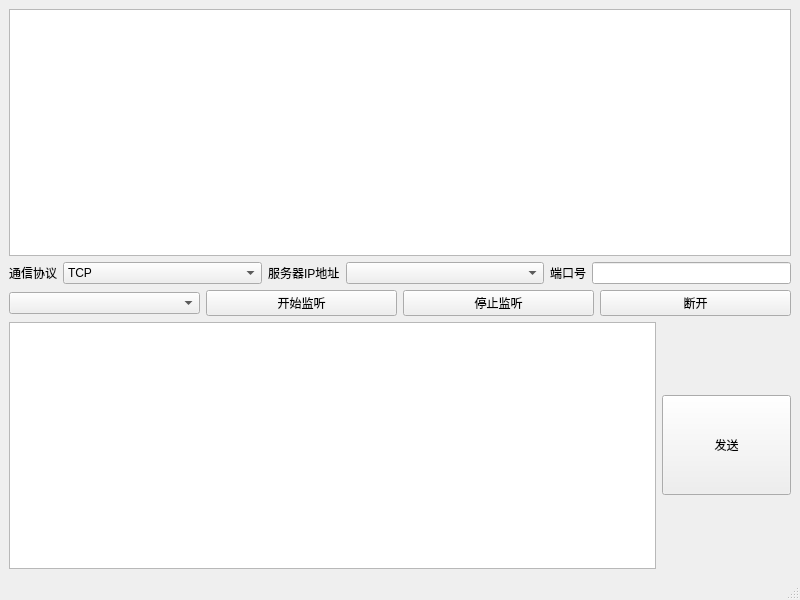
<?xml version="1.0" encoding="UTF-8"?>
<ui version="4.0">
 <class>MainWindow</class>
 <widget class="QMainWindow" name="MainWindow">
  <property name="geometry">
   <rect>
    <x>0</x>
    <y>0</y>
    <width>800</width>
    <height>600</height>
   </rect>
  </property>
  <property name="windowTitle">
   <string>网络调试助手</string>
  </property>
  <widget class="QWidget" name="centralwidget">
   <layout class="QVBoxLayout" name="verticalLayout_2">
    <item>
     <layout class="QVBoxLayout" name="verticalLayout">
      <item>
       <widget class="QTextEdit" name="ServertextEdit"/>
      </item>
      <item>
       <layout class="QHBoxLayout" name="horizontalLayout_2" stretch="0,1,0,1,0,1">
        <item>
         <widget class="QLabel" name="label_1">
          <property name="text">
           <string>通信协议</string>
          </property>
         </widget>
        </item>
        <item>
         <widget class="QComboBox" name="comboBoxTcp">
          <item>
           <property name="text">
            <string>TCP</string>
           </property>
          </item>
          <item>
           <property name="text">
            <string>UDP</string>
           </property>
          </item>
         </widget>
        </item>
        <item>
         <widget class="QLabel" name="label_2">
          <property name="text">
           <string>服务器IP地址</string>
          </property>
          <property name="scaledContents">
           <bool>false</bool>
          </property>
          <property name="openExternalLinks">
           <bool>false</bool>
          </property>
         </widget>
        </item>
        <item>
         <widget class="QComboBox" name="comboBoxIP"/>
        </item>
        <item>
         <widget class="QLabel" name="label_3">
          <property name="text">
           <string>端口号</string>
          </property>
         </widget>
        </item>
        <item>
         <widget class="QLineEdit" name="lineEdit"/>
        </item>
       </layout>
      </item>
      <item>
       <layout class="QHBoxLayout" name="horizontalLayout">
        <item>
         <widget class="NetworkComboBox" name="comboBoxChildren"/>
        </item>
        <item>
         <widget class="QPushButton" name="Startconnect">
          <property name="text">
           <string>开始监听</string>
          </property>
         </widget>
        </item>
        <item>
         <widget class="QPushButton" name="Stopconnect">
          <property name="text">
           <string>停止监听</string>
          </property>
         </widget>
        </item>
        <item>
         <widget class="QPushButton" name="breakconnect">
          <property name="text">
           <string>断开</string>
          </property>
         </widget>
        </item>
       </layout>
      </item>
      <item>
       <layout class="QHBoxLayout" name="horizontalLayout_3" stretch="5,1">
        <item>
         <widget class="QTextEdit" name="ClienttextEdit"/>
        </item>
        <item>
         <widget class="QPushButton" name="SendButton">
          <property name="minimumSize">
           <size>
            <width>0</width>
            <height>100</height>
           </size>
          </property>
          <property name="text">
           <string>发送</string>
          </property>
         </widget>
        </item>
       </layout>
      </item>
     </layout>
    </item>
   </layout>
  </widget>
  <widget class="QStatusBar" name="statusbar"/>
 </widget>
 <customwidgets>
  <customwidget>
   <class>NetworkComboBox</class>
   <extends>QComboBox</extends>
   <header location="global">../../../networkcombobox.h</header>
  </customwidget>
 </customwidgets>
 <resources/>
 <connections/>
</ui>
